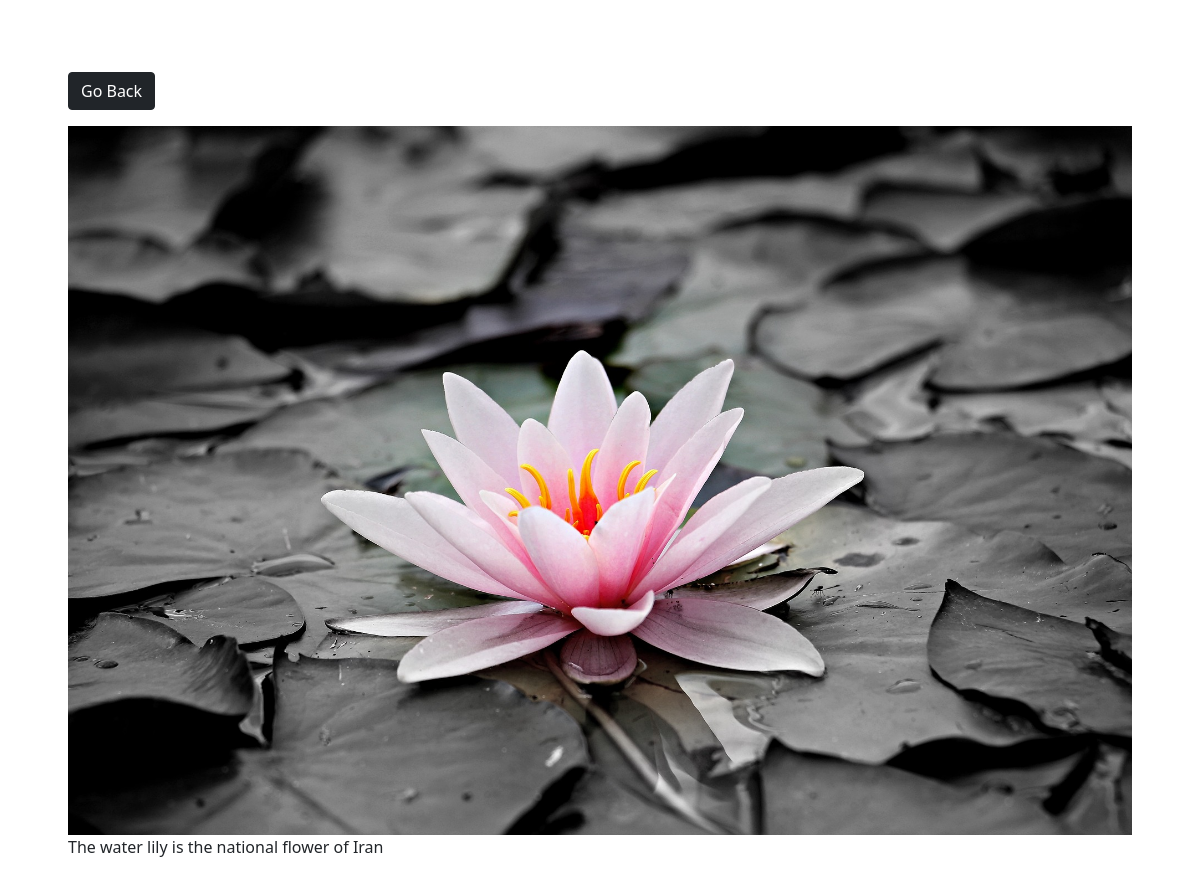
/photo/4/, run on the app's committed database.
### photos/models.py (models this page shows, shortened)
class Photo(models.Model):
    category = models.ForeignKey(Category,on_delete=models.SET_NULL,null=True,blank=True)
    image = models.ImageField(blank=False, null=False)
    title = models.CharField(max_length=50,null=True)
    descriptions = models.TextField()

### photos/views.py (the view)
# urls.py: path('photo/<str:pk>/',views.viewPhoto,name='photo'),
def viewPhoto(request,pk):
    photo = Photo.objects.get(id=pk)
    return render(request,'photos/photo.html',{'photo':photo})

### templates/photos/photo.html
{% extends 'photos/base.html' %}
{%block content%}
<body class="m-5">
    <div class="container">
        <div class="row justify-content-center">
            <div class="col">
                <a href="{% url 'gallery' %}" class="btn btn-dark my-3">Go Back</a>
                <div style="90vh">
                    <img style="max-width:100%; max-height:100%;" src="{{photo.image.url}}">
                    <p>{{photo.descriptions}}</p>
                </div>
            </div>
        </div>
    </div>
{%endblock%}

### data on the page
Photo: image (picture), descriptions "The water lily is the national flower of Iran"
